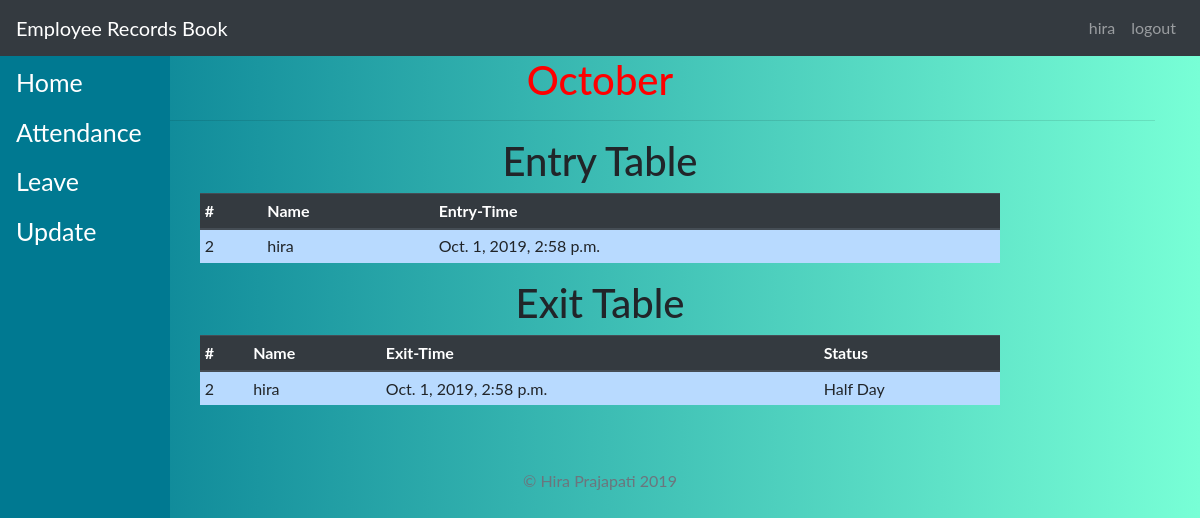
The page /details/hira/ (signed in) on the database its author committed.
### main/models.py (models this page shows, shortened)
class Entry(models.Model):
    user = models.ForeignKey(User, on_delete=models.CASCADE)
    start_time = models.DateTimeField(auto_now_add=True, blank=True)

class Exit(models.Model):
    user = models.ForeignKey(User, on_delete=models.CASCADE)
    end_time = models.DateTimeField(auto_now_add=True, blank=True)
    status = models.CharField(max_length=50, default="Full Day")

### main/views.py (the view)
# urls.py: path('details/<slug:user>/', views.attendance, name='attendance'),
def attendance(request, user):
    entry = Entry.objects.filter(user=request.user)
    exit = Exit.objects.filter(user=request.user)
    now = datetime.now()
    month = now.strftime("%B")
    context = {
        'exit': exit,
        'entry':entry,
        'month': month,
    }
    return render(request, "main/details.html", context)

### main/templates/main/details.html
{% extends 'base.html' %}
{% block content %}
<h1 align="center" style="color:red;">{{month}}</h1>
<hr>
<h1 align="center">Entry Table</h1>
<table align="center" class="table table-sm" id="user-table" style="max-width: 800px;max-height: 400px;">
    <thead class="thead-dark">
        <tr>
            <th>#</th>
            <th>Name</th>
            <th>Entry-Time</th>
        </tr>
    </thead>
    <tbody class="table-ko-body table-primary" id="myTable">
        {% for entry in entry.all %}
        <tr>
        <td>{{ entry.user.id }}</td>
        <td>{{ entry.user }}</td>
        <td>{{ entry.start_time }}</td>
        </tr>
         {% endfor %}
    </tbody>
</table>
<h1 align="center">Exit Table</h1>
<table align="center" class="table table-sm" id="user--tables" style="max-width: 800px;max-height: 400px;">
    <thead class="thead-dark">
        <tr>
            <th>#</th>
            <th>Name</th>
            <th>Exit-Time</th>
            <th>Status</th>
        </tr>
    </thead>
    <tbody class="table-ko-body table-primary" id="mymTables">
        {% for exit in exit.all %}
        <tr>
        <td>{{ exit.user.id }}</td>
        <td>{{ exit.user }}</td>
        <td>{{ exit.end_time }}</td>
            <td>{{exit.status}}</td>
        </tr>
         {% endfor %}
    </tbody>
</table>
{% endblock %}

### employee/templates/employee/base.html (shortened to what this page needs)
<!DOCTYPE html>
<html>
<head>
    <link rel="stylesheet" href="https://stackpath.bootstrapcdn.com/bootstrap/4.3.1/css/bootstrap.min.css">
</head>
<body>
{% load staticfiles %}
<div class="sticky-top">
<nav class="navbar navbar-expand-lg navbar-dark bg-dark" id="nav">
    <a class="navbar-brand" href="/"> Employee Records Book</a>
    <div class="collapse navbar-collapse">
         {% if user.is_authenticated %}
        <ul class="navbar-nav ml-auto">
            {% if user.is_staff %}
            <li class="nav-item">
        <a class="nav-link " href="/home" >{{user.username}}</a>
      </li>
            {% else %}
            <li class="nav-item">
        <a class="nav-link" href="/employee/{{user}}">{{user.username}}</a>
      </li>
            {% endif %}
            <li class="nav-item">
        <a class="nav-link" href="/logout">logout</a>
      </li>
        </ul>
    {% else %}
        <ul class="navbar-nav ml-auto">
            <li class="nav-item">
        <a class="nav-link" href="/login">Login</a>
      </li>
        </ul>
        {%endif%}
    </div>
</nav>
    </div>
{% if user.is_authenticated %}
{% if user.is_staff %}
<div class="sidenav {{home_page}}">
  <a href="/home">Home</a>
  <a href="/employee">Employees</a>
  <a href="/attendance">Attendance</a>
  <a href="/leaves">Leave</a>
</div>
{% else %}
<div class="sidenav {{home_page}}">
  <a href="/employ/{{user}}">Home</a>
  <a href="/details/{{user}}/">Attendance</a>
  <a href="/employee/{{user}}/leaves/">Leave</a>
    <a href="/employee/{{user}}/">Update</a>
</div>
{% endif %}
{% endif %}
<div class="container">
    {% block content%}
    {% endblock %}
</div>
<br>
<br>
<footer class="text-muted">
  <div class="container text-center">
    <p>© Hira Prajapati {% now "Y" %}</p>
  </div>
</footer>
</body>
</html>

### employee/templates/employee/base.html (style rules this page uses)
body { margin: 0; font-family: "Lato", sans-serif; background: -webkit-linear-gradient(left, #007991, #78ffd6); }
.sidenav { height: 100%; width: 170px; position: fixed; z-index: 1; top: 50px; background: #007991; overflow-x: hidden; padding: 8px 0; }
.sidenav a { padding: 6px 8px 6px 16px; text-decoration: none; font-size: 25px; color: white; display: block; }

### rows shown on the page
Entry: user.id "2", user "hira", start_time "Oct. 1, 2019, 2:58 p.m."
Exit: user.id "2", user "hira", end_time "Oct. 1, 2019, 2:58 p.m.", status "Half Day"

### other values the page prints
{{ user.username }} "hira"
